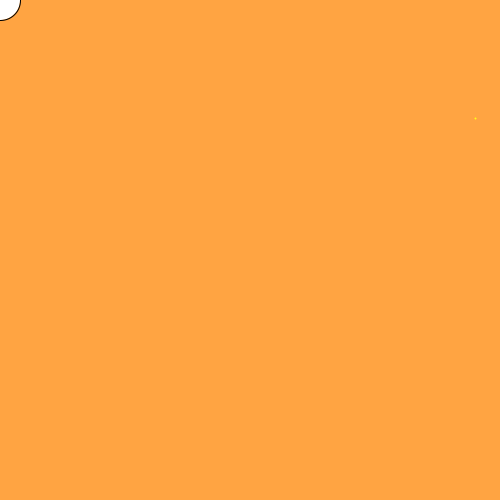
Frame 1 (no input)
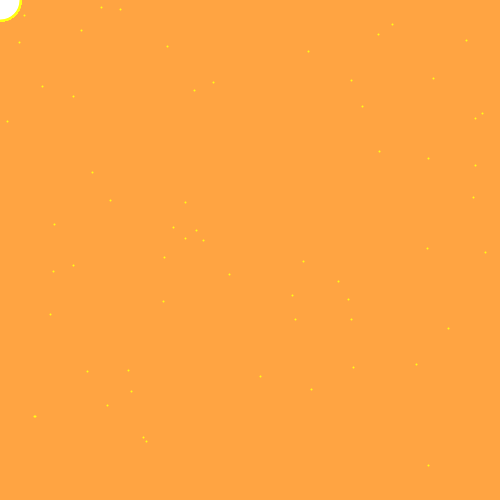
Frame 60 (the mouse pressed at the canvas centre just before this capture)
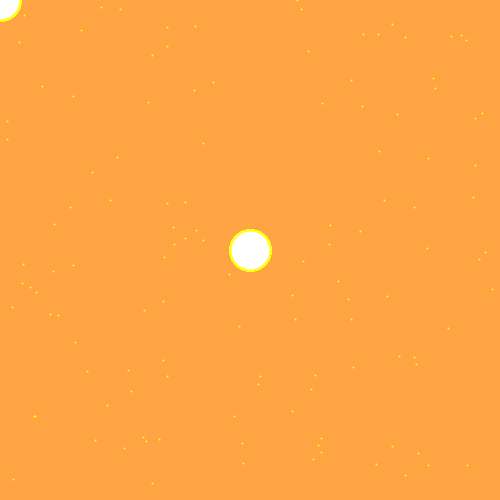
Frame 120 (the mouse held since frame 60 and released just before this capture)

The Processing sketch that drew these frames (run headless with seeded random() and noise(); from frame 60 on, the mouse is pressed at the canvas centre):

// Processing sketch: processing_62355
// ── processing_62355.pde



void setup ()
{
  size(500, 500 );
  background( (255), random(255), random(255));
  smooth();
  frameRate(60);
}


void  draw  ()
{
  ellipse (mouseX, mouseY, 40, 40);

  strokeWeight(2);
  stroke (500, 300, 20);
  point (random(width), random(height));
}
